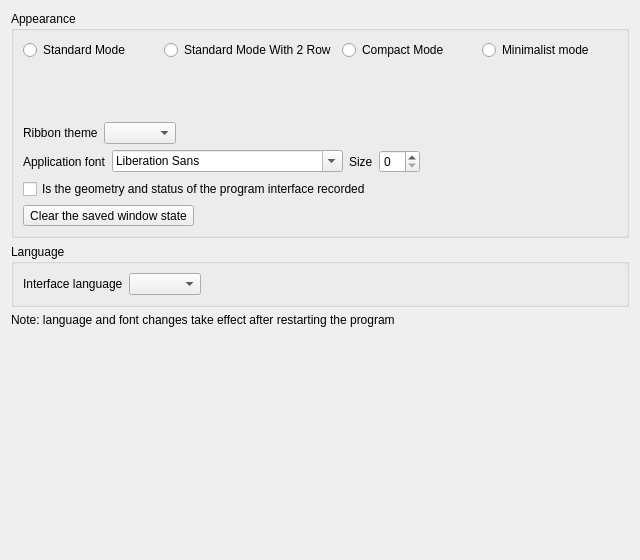
<?xml version="1.0" encoding="UTF-8"?>
<ui version="4.0">
 <class>DASettingPageGeneral</class>
 <widget class="QWidget" name="DASettingPageGeneral">
  <property name="geometry">
   <rect>
    <x>0</x>
    <y>0</y>
    <width>640</width>
    <height>560</height>
   </rect>
  </property>
  <property name="windowTitle">
   <string>General Setting</string>
  </property>
  <layout class="QVBoxLayout" name="verticalLayoutMain">
   <item>
    <widget class="QGroupBox" name="groupBoxAppearance">
     <property name="title">
      <string>Appearance</string>
     </property>
     <layout class="QVBoxLayout" name="verticalLayoutAppearance">
      <item>
       <layout class="QHBoxLayout" name="horizontalLayoutRibbonStyle">
        <item>
         <widget class="QRadioButton" name="radioButtonStandardStyle">
          <property name="text">
           <string>Standard Mode</string>
          </property>
          <property name="iconSize">
           <size>
            <width>16</width>
            <height>16</height>
           </size>
          </property>
         </widget>
        </item>
        <item>
         <widget class="QRadioButton" name="radioButtonStandardStyle2Row">
          <property name="text">
           <string>Standard Mode With 2 Row</string>
          </property>
         </widget>
        </item>
        <item>
         <widget class="QRadioButton" name="radioButtonLiteStyle">
          <property name="text">
           <string>Compact Mode</string>
          </property>
         </widget>
        </item>
        <item>
         <widget class="QRadioButton" name="radioButtonLiteStyle2Row">
          <property name="text">
           <string>Minimalist mode</string>
          </property>
         </widget>
        </item>
       </layout>
      </item>
      <item>
       <widget class="QLabel" name="labelImage">
        <property name="minimumSize">
         <size>
          <width>100</width>
          <height>50</height>
         </size>
        </property>
        <property name="text">
         <string/>
        </property>
        <property name="alignment">
         <set>Qt::AlignCenter</set>
        </property>
       </widget>
      </item>
      <item>
       <layout class="QHBoxLayout" name="horizontalLayoutRibbonTheme">
        <item>
         <widget class="QLabel" name="labelRibbonTheme">
          <property name="text">
           <string>Ribbon theme</string>
          </property>
         </widget>
        </item>
        <item>
         <widget class="QComboBox" name="comboBoxRibbonTheme"/>
        </item>
        <item>
         <spacer name="horizontalSpacerTheme">
          <property name="orientation">
           <enum>Qt::Horizontal</enum>
          </property>
          <property name="sizeHint" stdset="0">
           <size>
            <width>40</width>
            <height>20</height>
           </size>
          </property>
         </spacer>
        </item>
       </layout>
      </item>
      <item>
       <layout class="QHBoxLayout" name="horizontalLayoutFont">
        <item>
         <widget class="QLabel" name="labelAppFont">
          <property name="text">
           <string>Application font</string>
          </property>
         </widget>
        </item>
        <item>
         <widget class="QFontComboBox" name="fontComboBoxAppFont"/>
        </item>
        <item>
         <widget class="QLabel" name="labelFontSize">
          <property name="text">
           <string>Size</string>
          </property>
         </widget>
        </item>
        <item>
         <widget class="QSpinBox" name="spinBoxFontSize"/>
        </item>
        <item>
         <spacer name="horizontalSpacerFont">
          <property name="orientation">
           <enum>Qt::Horizontal</enum>
          </property>
          <property name="sizeHint" stdset="0">
           <size>
            <width>40</width>
            <height>20</height>
           </size>
          </property>
         </spacer>
        </item>
       </layout>
      </item>
      <item>
       <widget class="QCheckBox" name="checkBoxSaveUIState">
        <property name="text">
         <string>Is the geometry and status of the program interface recorded</string>
        </property>
       </widget>
      </item>
      <item>
       <widget class="QToolButton" name="toolButtonClearSaveState">
        <property name="text">
         <string>Clear the saved window state</string>
        </property>
       </widget>
      </item>
     </layout>
    </widget>
   </item>
   <item>
    <widget class="QGroupBox" name="groupBoxLanguage">
     <property name="title">
      <string>Language</string>
     </property>
     <layout class="QVBoxLayout" name="verticalLayoutLanguage">
      <item>
       <layout class="QHBoxLayout" name="horizontalLayoutLanguage">
        <item>
         <widget class="QLabel" name="labelLanguage">
          <property name="text">
           <string>Interface language</string>
          </property>
         </widget>
        </item>
        <item>
         <widget class="QComboBox" name="comboBoxLanguage"/>
        </item>
        <item>
         <spacer name="horizontalSpacerLanguage">
          <property name="orientation">
           <enum>Qt::Horizontal</enum>
          </property>
          <property name="sizeHint" stdset="0">
           <size>
            <width>40</width>
            <height>20</height>
           </size>
          </property>
         </spacer>
        </item>
       </layout>
      </item>
     </layout>
    </widget>
   </item>
   <item>
    <widget class="QLabel" name="labelRestartHint">
     <property name="text">
      <string>Note: language and font changes take effect after restarting the program</string>
     </property>
    </widget>
   </item>
   <item>
    <spacer name="verticalSpacer">
     <property name="orientation">
      <enum>Qt::Vertical</enum>
     </property>
     <property name="sizeHint" stdset="0">
      <size>
       <width>20</width>
       <height>40</height>
      </size>
     </property>
    </spacer>
   </item>
  </layout>
 </widget>
 <resources/>
 <connections/>
</ui>
